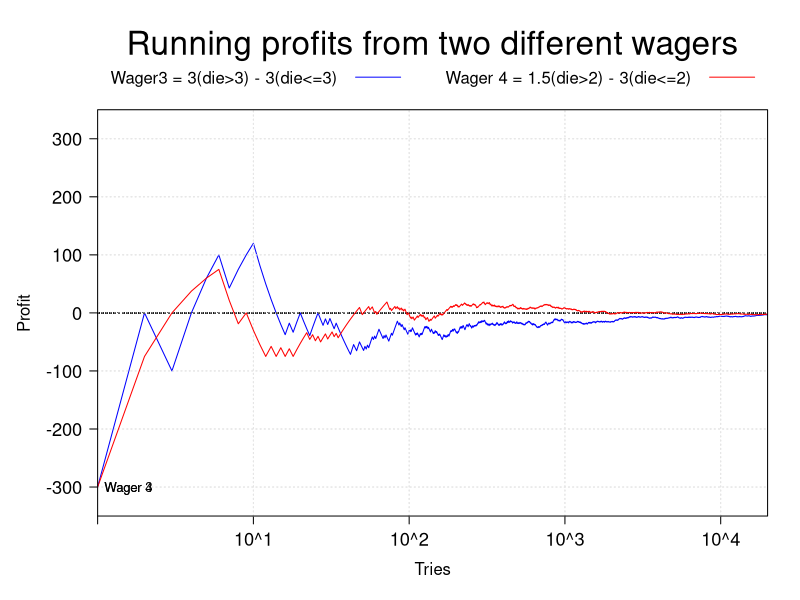
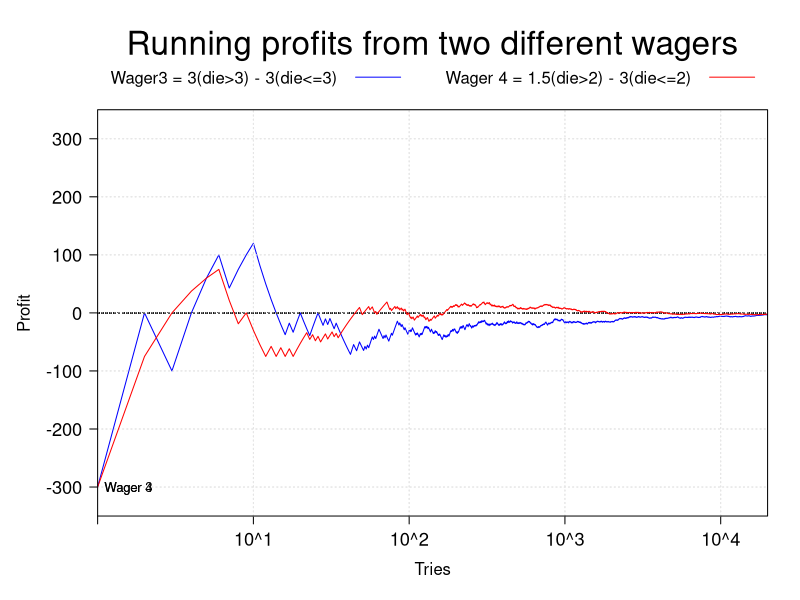

Recreate these plots in R, in order.
## ---- chunk 1
library(lattice)

numsimulations = 20000
numframes = 30
  
set.seed(1892)
dievalues = seq(1,6)

for (i in 1:numframes){
  
  die3 = sample(dievalues, numsimulations, replace=T)
  die4 = sample(dievalues, numsimulations, replace=T)
  
  profit3 = 300*( die3>3 ) - 300*( die3<=3 )
  profit4 = 150*( die4>2 ) - 300*( die4<=2 )
  
  runningprofit3 = cumsum(profit3) / seq(1, numsimulations)
  runningprofit4 = cumsum(profit4) / seq(1, numsimulations)
  
  df3 <- data.frame(wager=rep(3,length(runningprofit3)), runningprofit=runningprofit3, tries=seq(1,numsimulations))
  df4 <- data.frame(wager=rep(4,length(runningprofit4)), runningprofit=runningprofit4, tries=seq(1,numsimulations))
  df <- rbind(df3, df4)
  
  # more code follows here to generate the plots and the jpeg files
}
## ---- chunk 2
length(runningprofit3)

head(runningprofit3)
tail(runningprofit3)
head(runningprofit4)
tail(runningprofit4)
## ---- chunk 3
  df3 <- data.frame(wager=rep(3,length(runningprofit3)), runningprofit=runningprofit3, tries=seq(1,numsimulations))
  df4 <- data.frame(wager=rep(4,length(runningprofit4)), runningprofit=runningprofit4, tries=seq(1,numsimulations))
  df <- rbind(df3, df4)
## ---- chunk 4
head(df, n = 3)
tail(df, n = 3)
## ---- chunk 5
wagerLabels = c("Wager 3", "Wager 4")

xyplot(runningprofit~tries, data=df,
       groups = wager,
       par.settings = list(superpose.line = list(col = c("blue","red"),
                                                 lwd = 1)),
       auto.key=list(space="top", columns=2,
                     text=c("Wager3 = 3(die>3) - 3(die<=3)", "Wager 4 = 1.5(die>2) - 3(die<=2)"),
                     title="Running profits from two different wagers", 
                     cex.title=2,
                     lines=TRUE, points=FALSE),
       xlab="Tries",
       xlim = c(1, numsimulations),
       scales=list(cex=c(1.1, 1.1), # increase font size
                   x = list(log = T), 
                   y = list(log = F),
                   alternating = 1,   # axes labels left/bottom 
                   tck = c(1,0)),   # ticks only with labels
       ylab="Profit",
       ylim = c(-350, 350),
       type=c("l"),
       panel=panel.superpose,
       panel.groups = function( x, y, group.number,...) {
         panel.abline( h=y[ which(y==0.0) ], lty = "dotted", col = "black")
         panel.grid(v=-1, h=-1, lty=3)
         xt <- x[x==log(min(x)+1)] # find first try
         yt <- y[x==min(x)] # find the first profit  
         panel.text(xt, yt, labels=wagerLabels[group.number], 
                    pos=4,  # show labels on right side of the point
                    ...)
         panel.xyplot(x,y,...)
       }
)
## ---- chunk 6
png(file="simwager%02d.png", width=600, height=400)

wagerLabels = c("Wager 3", "Wager 4")

pp <- xyplot(runningprofit~tries, data=df,
       groups = wager,
       par.settings = list(superpose.line = list(col = c("blue","red"),
                                                 lwd = 1)),
       auto.key=list(space="top", columns=2,
                     text=c("Wager3 = 3(die>3) - 3(die<=3)", "Wager 4 = 1.5(die>2) - 3(die<=2)"),
                     title="Running profits from two different wagers", 
                     cex.title=2,
                     lines=TRUE, points=FALSE),
       xlab="Tries",
       xlim = c(1, numsimulations),
       scales=list(cex=c(1.1, 1.1), # increase font size
                   x = list(log = T), 
                   y = list(log = F),
                   alternating = 1,   # axes labels left/bottom 
                   tck = c(1,0)),   # ticks only with labels
       ylab="Profit",
       ylim = c(-350, 350),
       type=c("l"),
       panel=panel.superpose,
       panel.groups = function( x,y,group.number,...) {
         panel.abline( h=y[ which(y==0.0) ], lty = "dotted", col = "black")
         panel.grid(v=-1, h=-1, lty=3)
         xt <- x[x==log(min(x)+1)] # find latest year
         yt <- y[x==min(x)] # find value at latest year
         panel.text(xt, yt, labels=wagerLabels[group.number], 
                    pos=4,  # show labels on right side
                    ...)
         panel.xyplot(x,y,...)
       }
)
print(pp)
dev.off()
